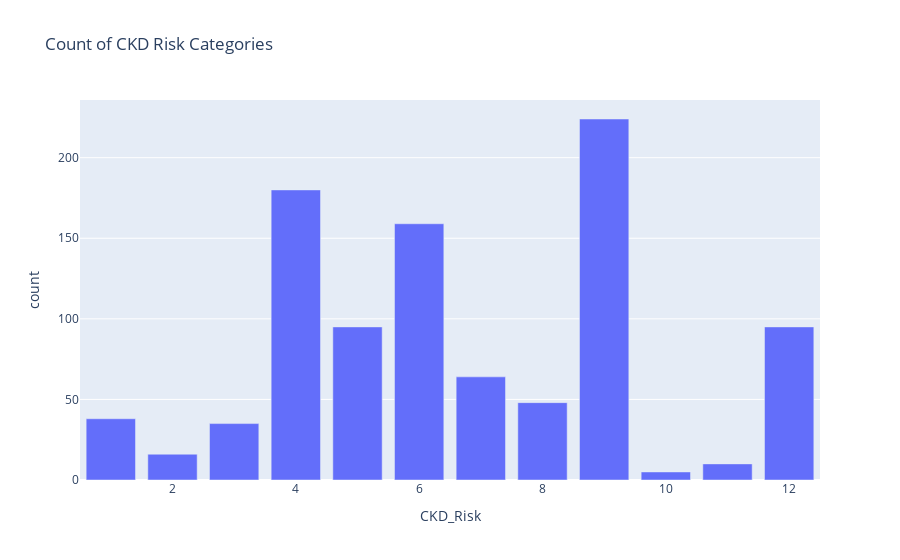

This figure's notebook cell:
### Code cell
fig_bar_c = px.bar(stage_bar_risk, x='CKD_Risk', y='count', title='Count of CKD Risk Categories')
fig_bar_c.show()

### Figure 1 — Plotly figure (JSON) as saved in the notebook; plotly's stock layout.template omitted (floating-point values rounded to 4 significant figures)
{"data": [{"alignmentgroup": "True", "hovertemplate": "CKD_Risk=%{x}<br>count=%{y}<extra></extra>", "legendgroup": "", "marker": {"color": "#636efa", "pattern": {"shape": ""}}, "name": "", "offsetgroup": "", "orientation": "v", "showlegend": false, "textposition": "auto", "type": "bar", "x": [9, 4, 6, 5, 12, 7, 8, 1, 3, 2, 11, 10], "xaxis": "x", "y": [224, 180, 159, 95, 95, 64, 48, 38, 35, 16, 10, 5], "yaxis": "y"}], "layout": {"barmode": "relative", "legend": {"tracegroupgap": 0}, "title": {"text": "Count of CKD Risk Categories"}, "xaxis": {"anchor": "y", "domain": [0, 1], "title": {"text": "CKD_Risk"}}, "yaxis": {"anchor": "x", "domain": [0, 1], "title": {"text": "count"}}}}
